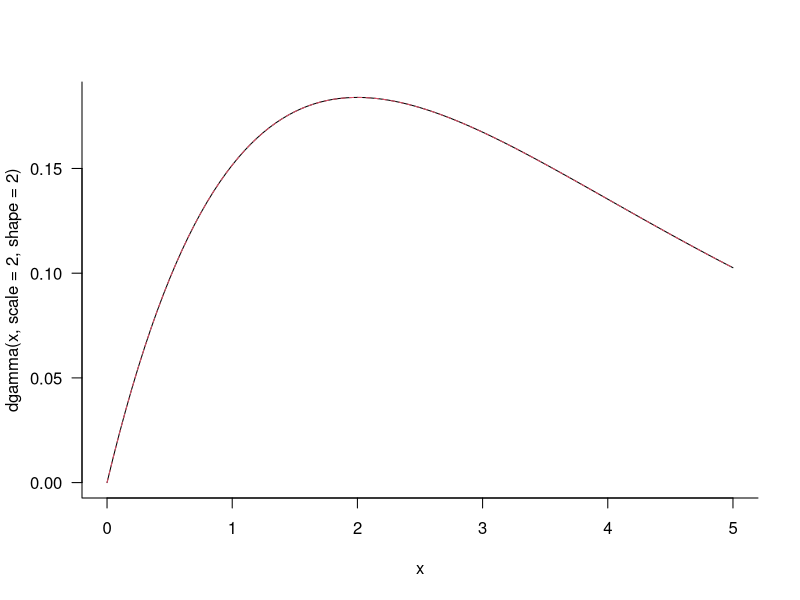
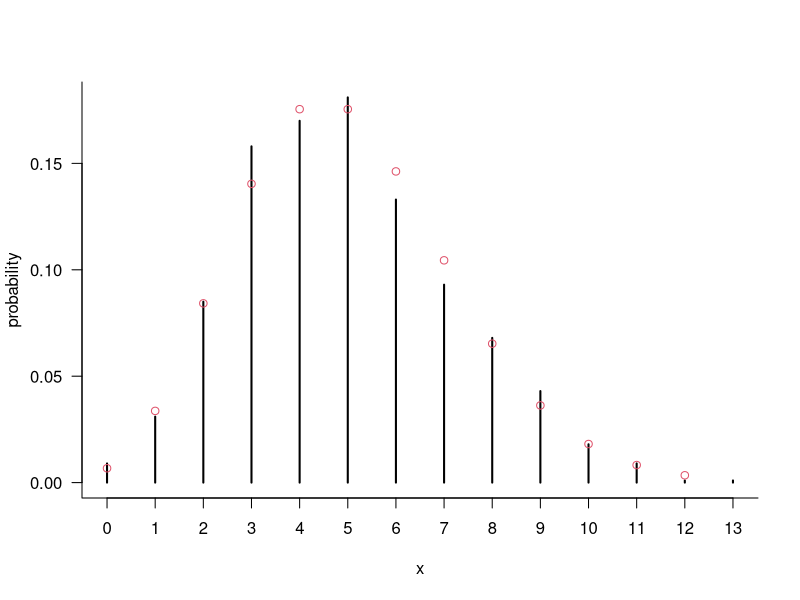

Write the R code that produced these figures, in order.
## ---- chunk 1
library(knitr)
opts_chunk$set(tidy=FALSE,fig.width=6,fig.height=4,fig.position="center",
               dev="tikz")
knit_hooks$set(basefig=function(before, options, envir) {
                   if (before) {
                       par(bty="l",las=1)
                   } else { }
               })
library(ggplot2)
theme_set(theme_bw()) 
## ---- chunk 2
par(las=1,bty="l")
curve(dgamma(x,scale=2,shape=2),from=0,to=5)
curve(dchisq(x,df=4),add=TRUE,col=2,lty=2)
## ---- chunk 3
set.seed(101)
var(rnbinom(10000,mu=1,size=2))
## ---- chunk 4
par(las=1,bty="l")
x <- rpois(1000,lambda=2)+rpois(1000,lambda=3)
plot(prop.table(table(x)),ylab="probability")
## for continuous distributions: hist(x,freq=FALSE,breaks=100,col="gray")
curve(dpois(x,5),from=0,to=12,n=13,add=TRUE,type="p",col=2)
